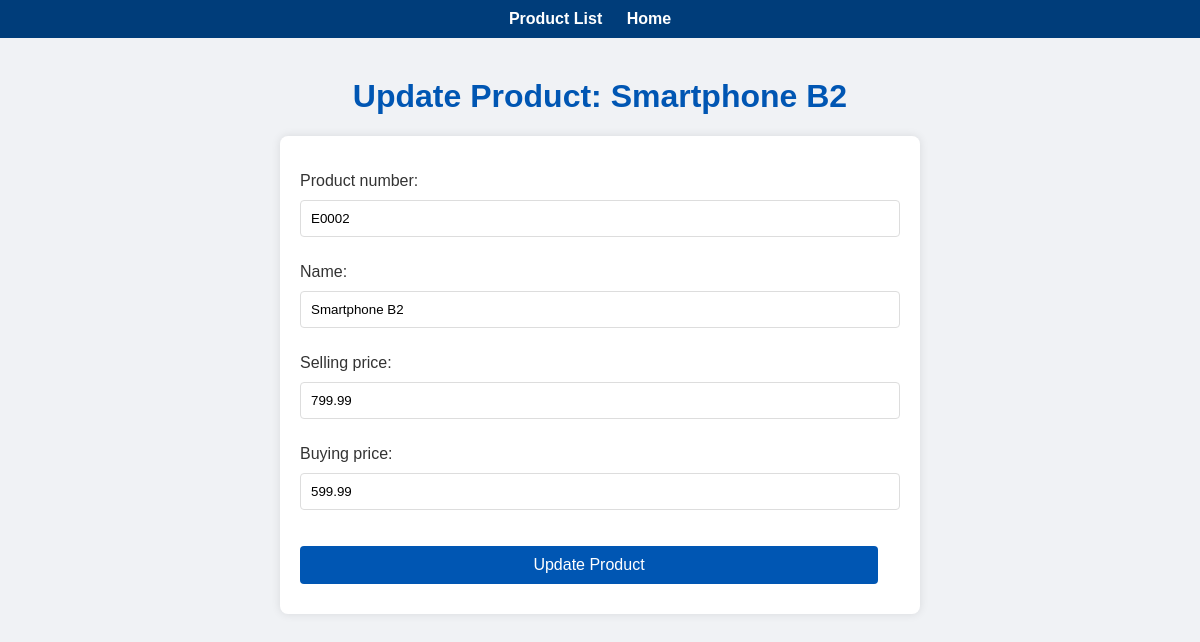
The app's page /products/update/E0002/ with its own data.
### shopkeeper/models.py (models this page shows, shortened)
class Product(models.Model):
    product_number = models.CharField(max_length=20, unique=True)
    name = models.CharField(max_length=100)
    selling_price = models.DecimalField(max_digits=10, decimal_places=2)
    buying_price = models.DecimalField(max_digits=10, decimal_places=2)
    class Meta:
        verbose_name = 'Product'
        verbose_name_plural = 'Products'
        ordering = ['name']

### shopkeeper/views.py (the view)
# urls.py: path('update/<str:product_number>/', views.update_product, name='update_product'),
def update_product(request, product_number):
    product = get_object_or_404(Product, product_number=product_number)
    if request.method == 'POST':
        form = ProductForm(request.POST, instance=product)
        if form.is_valid():
            form.save()
            return redirect('product_list')
    else:
        form = ProductForm(instance=product)
    return render(request, 'shopkeeper/update_product.html', {'form': form, 'product': product})

### shopkeeper/forms.py (shortened to what this page needs)
class ProductForm(forms.ModelForm):
    class Meta:
        model = Product
        fields = ['product_number', 'name', 'selling_price', 'buying_price']

### shopkeeper/templates/shopkeeper/update_product.html (shortened to what this page needs)
<!DOCTYPE html>
<html>
<head>
</head>
<body>
    <nav>
        <ul>
            <li><a href="{% url 'product_list' %}">Product List</a></li>
            <li><a href="{% url 'home' %}">Home</a></li>
        </ul>
    </nav>
    <div class="container">
        <h1>Update Product: {{ product.name }}</h1>
        <form method="post">
            {{ form.as_p }}
            <input type="submit" value="Update Product">
        </form>
    </div>
</body>
</html>

### shopkeeper/templates/shopkeeper/update_product.html (style rules this page uses)
body { font-family: 'Arial', sans-serif; background-color: #f0f2f5; color: #333; margin: 0; padding: 0; }
h1 { color: #0056b3; text-align: center; margin-top: 20px; }
nav { background-color: #003d7a; padding: 10px 0; }
nav ul { list-style-type: none; padding: 0; text-align: center; margin: 0; }
nav ul li { display: inline; margin-right: 20px; }
nav ul li a { color: #ffffff; text-decoration: none; font-weight: bold; }
.container { width: 80%; margin: 0 auto; padding: 20px; }
form { background: #ffffff; border-radius: 8px; box-shadow: 0 0 10px rgba(0, 0, 0, 0.1); padding: 20px; max-width: 600px; margin: 20px auto; }
form input[type="text"], form input[type="number"], form input[type="submit"] { width: calc(100% - 22px); padding: 10px; margin: 10px 0; border: 1px solid #ddd; border-radius: 4px; }
form input[type="submit"] { background-color: #0056b3; color: #fff; border: none; cursor: pointer; font-size: 16px; }

### records on screen
Product: name "Smartphone B2", product_number "E0002", selling_price "799.99", buying_price "599.99"
